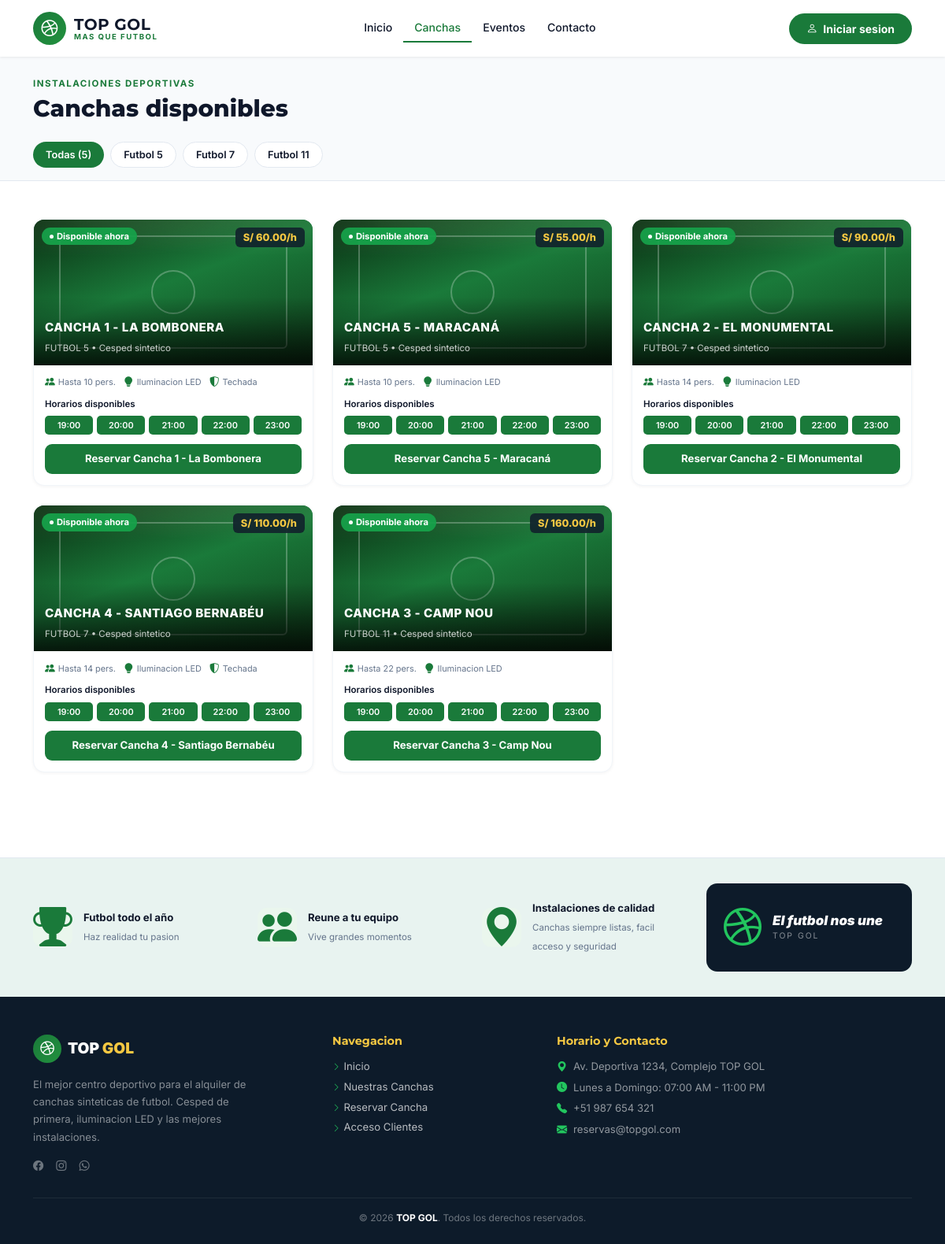
Screenshot of /canchas with the database file from the repository.
### tables this page shows
CREATE TABLE `canchas` (
  `id` INT NOT NULL AUTO_INCREMENT,
  `nombre` VARCHAR(100) NOT NULL,
  `descripcion` TEXT DEFAULT NULL,
  `precio_hora` DECIMAL(10,2) NOT NULL,
  `capacidad` INT NOT NULL,
  `tipo` ENUM('futbol_5', 'futbol_7', 'futbol_11') NOT NULL DEFAULT 'futbol_5',
  `iluminacion` TINYINT(1) NOT NULL DEFAULT 1,
  `techada` TINYINT(1) NOT NULL DEFAULT 0,
  `estado` ENUM('disponible', 'mantenimiento') NOT NULL DEFAULT 'disponible',
  `created_at` TIMESTAMP NOT NULL DEFAULT CURRENT_TIMESTAMP,
  `updated_at` TIMESTAMP NOT NULL DEFAULT CURRENT_TIMESTAMP ON UPDATE CURRENT_TIMESTAMP,
  PRIMARY KEY (`id`)
);

### app/Views/canchas/index.php (the view, shortened to what the rows shown need)
<?php declare(strict_types=1);
$horaActual = (int)date('H');
$inicio = $horaActual + 1;
$fin = $inicio + 4;
$horariosSlots = [];
for ($h = $inicio; $h <= $fin; $h++) {
    $horariosSlots[] = sprintf('%02d:00', $h);
}
$filtros = $filtros ?? ['fecha' => date('Y-m-d'), 'horario' => '', 'tipo' => ''];
?>
<div style="background:#f8fafc;border-bottom:1px solid #e2e8f0;padding:20px 0 0;">
    <div class="container">
        <div class="d-flex flex-wrap align-items-center justify-content-between gap-3 pb-4">
            <div>
                <span class="sec-label">Instalaciones deportivas</span>
                <h1 class="sec-title mb-0">Canchas disponibles</h1>
            </div>
        </div>
        <div class="d-flex gap-2 pb-3 flex-wrap" id="filtros-tipo">
            <button class="btn btn-sm active" style="border-radius:20px;font-size:0.8rem;font-weight:600;padding:6px 16px;background:var(--tg-green);color:#fff;border:none;" onclick="filtrar('todas',this)">Todas (<?= count($canchas) ?>)</button>
            <button class="btn btn-sm" style="border-radius:20px;font-size:0.8rem;font-weight:600;padding:6px 16px;border:1.5px solid #e2e8f0;background:#fff;color:#0f172a;" onclick="filtrar('futbol_5',this)">Futbol 5</button>
            <button class="btn btn-sm" style="border-radius:20px;font-size:0.8rem;font-weight:600;padding:6px 16px;border:1.5px solid #e2e8f0;background:#fff;color:#0f172a;" onclick="filtrar('futbol_7',this)">Futbol 7</button>
            <button class="btn btn-sm" style="border-radius:20px;font-size:0.8rem;font-weight:600;padding:6px 16px;border:1.5px solid #e2e8f0;background:#fff;color:#0f172a;" onclick="filtrar('futbol_11',this)">Futbol 11</button>
        </div>
    </div>
</div>
<div class="container py-5">
    <?php if (empty($canchas)): ?>
        <div class="text-center py-5">
            <i class="bi bi-dribbble text-muted" style="font-size:3rem;"></i>
            <?php if ($filtros['horario'] || $filtros['tipo']): ?>
                <p class="text-muted mt-3 fw-500">No hay canchas disponibles para los filtros seleccionados.</p>
                <p class="text-muted small">Intenta cambiar la fecha, horario o tipo de cancha.</p>
                <a href="<?= url('/canchas') ?>" class="btn btn-sm btn-outline-secondary mt-2">
                    <i class="bi bi-x-circle me-1"></i> Limpiar filtros
                </a>
            <?php else: ?>
                <p class="text-muted mt-3 fw-500">No hay canchas registradas en el sistema.</p>
            <?php endif; ?>
        </div>
    <?php else: ?>
        <div class="row g-4" id="canchas-grid">
            <?php foreach ($canchas as $idx => $cancha): ?>
                <?php
                    $tipo = $cancha['tipo'];
                    $disponible = $cancha['estado'] === 'disponible';
                ?>
                <div class="col-lg-4 col-md-6 cancha-item" data-tipo="<?= $tipo ?>">
                    <div class="cancha-card-v2">
                        <div class="cancha-img-wrap">
                            <div class="pitch-visual" style="position:absolute;top:0;left:0;right:0;bottom:0;display:none;">
                                <div class="pitch-night-lights"></div>
                                <div class="pitch-lines-v2"><div class="pitch-center-v2"></div></div>
                            </div>
                            <?php if ($disponible): ?>
                                <div class="badge-disp">Disponible ahora</div>
                            <?php else: ?>
                                <div class="badge-ocup">En mantenimiento</div>
                            <?php endif; ?>
                            <div style="position:absolute;top:10px;right:10px;background:rgba(15,23,42,0.8);color:var(--tg-gold);font-weight:800;font-size:0.8rem;padding:3px 10px;border-radius:6px;backdrop-filter:blur(4px);">
                                <?= formatPrice($cancha['precio_hora']) ?>/h
                            </div>
                            <div class="cancha-img-overlay">
                                <span class="ci-name"><?= htmlspecialchars($cancha['nombre']) ?></span>
                                <span class="ci-type"><?= strtoupper(str_replace(['_','futbol '],['  ','Futbol '],$tipo)) ?> &bull; Cesped sintetico</span>
                            </div>
                        </div>
                        <div class="cancha-card-body">
                            <div class="c-features">
                                <div class="c-feat"><i class="bi bi-people-fill"></i> Hasta <?= $cancha['capacidad'] ?> pers.</div>
                                <?php if (!empty($cancha['iluminacion'])): ?>
                                    <div class="c-feat"><i class="bi bi-lightbulb-fill"></i> Iluminacion LED</div>
                                <?php endif; ?>
                                <?php if (!empty($cancha['techada'])): ?>
                                    <div class="c-feat"><i class="bi bi-shield-shaded"></i> Techada</div>
                                <?php endif; ?>
                            </div>
                            <div class="horarios-lbl">Horarios disponibles
                            </div>
                            <div class="horarios-row">
                                <?php $ocupados = $slotsOcupados[(int)$cancha['id']] ?? []; ?>
                                <?php $esHoyFiltro = ($filtros['fecha'] ?? '') === date('Y-m-d'); ?>
                                <?php foreach ($horariosSlots as $slot): ?>
                                    <?php
                                        $horaInt = (int)explode(':',$slot)[0];
                                        $horaActual = (int)date('H');
                                        $isBuscado = $filtros['horario'] === $slot;
                                        if (!$disponible) { $cls = 'ocupada'; }
                                        elseif (in_array($slot, $ocupados, true)) { $cls = 'ocupada'; }
                                        elseif ($esHoyFiltro && $horaInt < $horaActual) { $cls = 'pasada'; }
                                        elseif ($isBuscado) { $cls = 'libre buscado'; }
                                        else { $cls = 'libre'; }
                                    ?>
                                    <span class="hora-slot <?= $cls ?>" style="<?= $isBuscado ? 'box-shadow:0 0 0 2px var(--tg-green);font-weight:700;' : '' ?>"><?= $slot ?></span>
                                <?php endforeach; ?>
                            </div>
                            <div class="d-grid gap-2">
                                <?php if ($disponible): ?>
                                    <?php $reservaBase = isAdmin() ? '/reserva/crear/' : '/reserva/formulario/'; ?>
                                    <a href="<?= url($reservaBase . $cancha['id']) . ($filtros['fecha'] ? '?fecha=' . urlencode($filtros['fecha']) . ($filtros['horario'] ? '&horario=' . urlencode($filtros['horario']) : '') : '') ?>" class="btn-reservar-v2">
                                        Reservar <?= htmlspecialchars($cancha['nombre']) ?>
                                    </a>
                                <?php else: ?>
                                    <span class="btn-detalles-v2" style="opacity:0.6;cursor:default;">En mantenimiento</span>
                                <?php endif; ?>
                            </div>
                        </div>
                    </div>
                </div>
            <?php endforeach; ?>
        </div>
    <?php endif; ?>
</div>

### app/Core/Router.php (shortened to what the rows shown need)
<?php
class Router {
    private array $rutas = [
        'GET'  => [],
        'POST' => []
    ];
    private function registrar(string $metodo, string $ruta, string $accion, array $middlewares): void {
        $rutaNormalizada = '/' . trim($ruta, '/');
        preg_match_all('/\{([a-zA-Z0-9_]+)\}/', $rutaNormalizada, $matches);
        $nombresParametros = $matches[1] ?? [];
        $regex = preg_replace('/\{[a-zA-Z0-9_]+\}/', '([^/]+)', $rutaNormalizada);
        $regexFinal = '#^' . $regex . '$#';
        $this->rutas[$metodo][] = [
            'ruta'        => $rutaNormalizada,
            'regex'       => $regexFinal,
            'accion'      => $accion,
            'params'      => $nombresParametros,
            'middlewares' => $middlewares
        ];
    }
    public function dispatch(): void {
        $metodo = $_SERVER['REQUEST_METHOD'] ?? 'GET';
        $uri = $this->obtenerRutaActual();
        foreach ($this->rutas[$metodo] as $rutaInfo) {
            if (preg_match($rutaInfo['regex'], $uri, $matches)) {
                array_shift($matches);
                $this->ejecutarAccion($rutaInfo['accion'], $matches);
                return;
            }
        }
    }
    private function obtenerRutaActual(): string {
        if (!empty($_GET['url']) && $_GET['url'] !== 'index.php') {
            $uri = '/' . trim((string)$_GET['url'], '/');
            return $uri === '//' ? '/' : $uri;
        }
        $requestUri = $_SERVER['REQUEST_URI'] ?? '/';
        $requestUri = preg_replace('#^/public(/|$)#', '$1', $requestUri);
        $requestUri = preg_replace('#^/index\.php(/|$)#', '$1', $requestUri);
        $uri = '/' . trim($requestUri, '/');
        return $uri === '//' ? '/' : $uri;
    }
    private function ejecutarAccion(string $accion, array $params): void {
        [$controladorNombre, $metodo] = explode('@', $accion);
        $controlador = new $claseCompleta();
        call_user_func_array([$controlador, $metodo], $params);
    }
}

### rows the page displays
canchas: estado "Disponible ahora", precio_hora "S/ 60.00", nombre "CANCHA 1 - LA BOMBONERA", tipo "FUTBOL 5", capacidad "10", iluminacion 1 (drawn), techada 1 (drawn), slot "19:00", slot "20:00", slot "21:00", slot "22:00", slot "23:00", nombre "Cancha 1 - La Bombonera"
canchas: estado "Disponible ahora", precio_hora "S/ 55.00", nombre "CANCHA 5 - MARACANÁ", tipo "FUTBOL 5", capacidad "10", iluminacion 1 (drawn), slot "19:00", slot "20:00", slot "21:00", slot "22:00", slot "23:00", nombre "Cancha 5 - Maracaná"
canchas: estado "Disponible ahora", precio_hora "S/ 90.00", nombre "CANCHA 2 - EL MONUMENTAL", tipo "FUTBOL 7", capacidad "14", iluminacion 1 (drawn), slot "19:00", slot "20:00", slot "21:00", slot "22:00", slot "23:00", nombre "Cancha 2 - El Monumental"
canchas: estado "Disponible ahora", precio_hora "S/ 110.00", nombre "CANCHA 4 - SANTIAGO BERNABÉU", tipo "FUTBOL 7", capacidad "14", iluminacion 1 (drawn), techada 1 (drawn), slot "19:00", slot "20:00", slot "21:00", slot "22:00", slot "23:00", nombre "Cancha 4 - Santiago Bernabéu"
canchas: estado "Disponible ahora", precio_hora "S/ 160.00", nombre "CANCHA 3 - CAMP NOU", tipo "FUTBOL 11", capacidad "22", iluminacion 1 (drawn), slot "19:00", slot "20:00", slot "21:00", slot "22:00", slot "23:00", nombre "Cancha 3 - Camp Nou"

### other values shown
count($canchas) "5"
